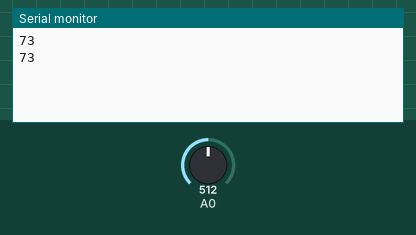
This sketch was run on a simulated Arduino Uno, built with avr-gcc and run on an emulated ATmega328P. On the bench: the last lines printed to the serial monitor. The test bench sets the inputs (shaded band); at power-on: A0 = 512.

Above: at 5.8 s.
5.9 s: A0 set to 716
At 11.3 s:
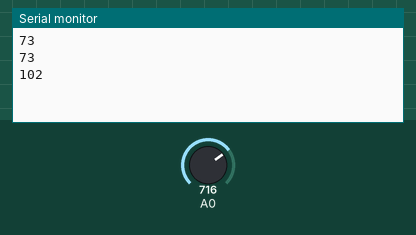
11.9 s: A0 set to 900
At 16.3 s:
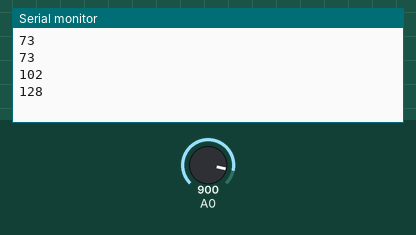
Timing chart, 0 to 17.8 s (numbered marks = the images above; inputs shaded):
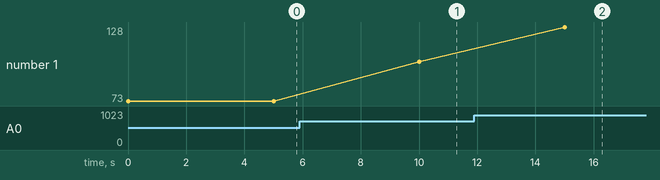

The sketch:

heartbeat.ino
```cpp
void setup() {
  // initialize the serial communication:
  Serial.begin(9600);
  pinMode(A0,INPUT);
}

void loop() {


    // send the value of analog input 0:
      String a=String(analogRead(A0)/7);

      Serial.println(a);

  //Wait for a bit to keep serial data from saturating
 delay(5000);
}
```

Measured:
- after the input at 5.9 s, the serial monitor: prints a new line after 4.1 s (image 1)
- after the input at 11.9 s, the serial monitor: prints a new line after 3.1 s (image 2)
- plotted number 1: 73 → 102 after the input at 5.9 s, 102 → 128 after the input at 11.9 s
